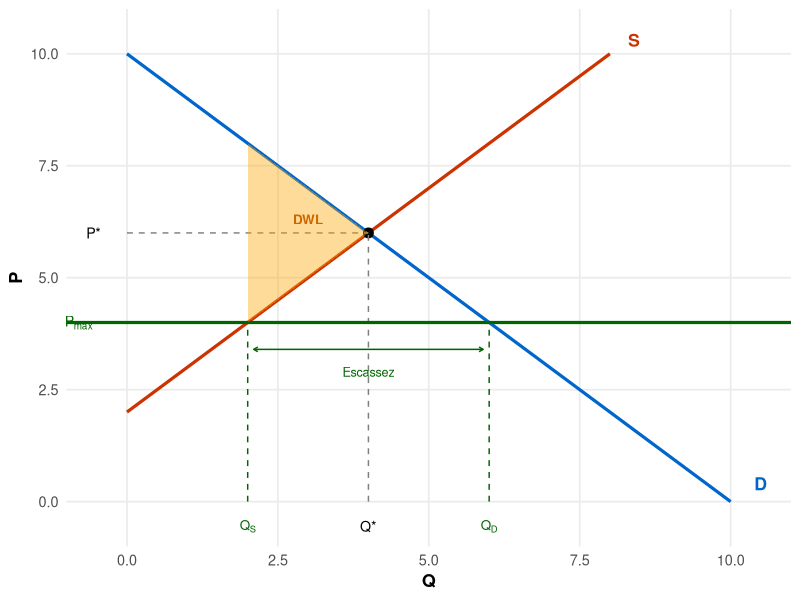
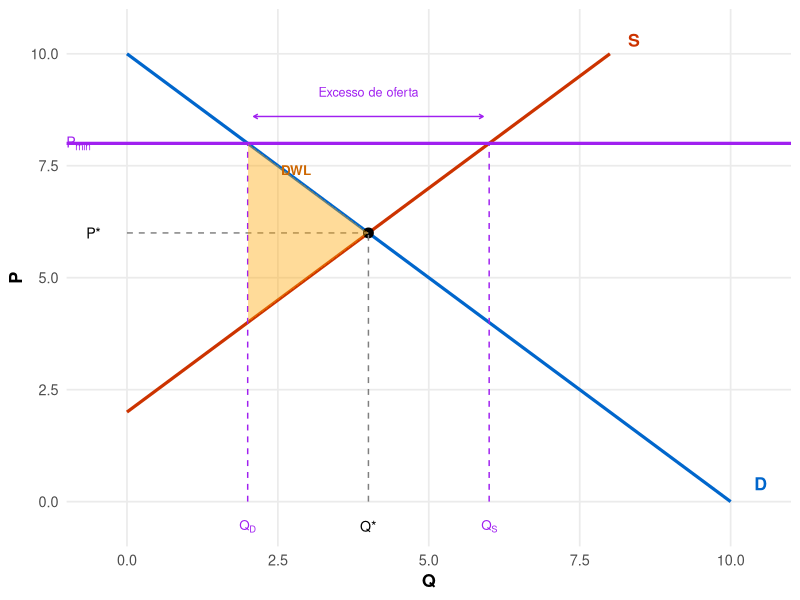
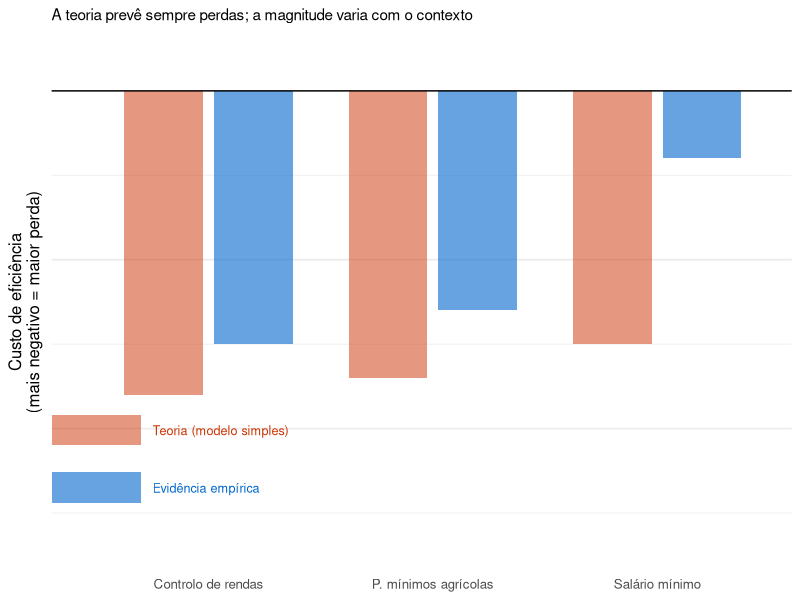

R code for these plots, in order:
## ---- chunk 1
library(ggplot2)
library(patchwork)
## ---- chunk 2
eq_q <- 4; eq_p <- 6
pmax <- 4
qs_ceil <- 2; qd_ceil <- 6

df_d <- data.frame(q = c(0, 10), p = c(10, 0))
df_s <- data.frame(q = c(0, 8),  p = c(2, 10))

ggplot() +
  geom_line(data = df_d, aes(x = q, y = p), colour = "#0066CC", linewidth = 1.1) +
  geom_line(data = df_s, aes(x = q, y = p), colour = "#CC3300", linewidth = 1.1) +
  geom_point(aes(x = eq_q, y = eq_p), size = 3) +
  geom_segment(aes(x = 0, xend = eq_q, y = eq_p, yend = eq_p),
               linetype = "dashed", colour = "grey50") +
  geom_segment(aes(x = eq_q, xend = eq_q, y = 0, yend = eq_p),
               linetype = "dashed", colour = "grey50") +
  geom_hline(yintercept = pmax, colour = "darkgreen", linewidth = 1.1) +
  geom_segment(aes(x = qs_ceil, xend = qs_ceil, y = 0, yend = pmax),
               linetype = "dashed", colour = "darkgreen") +
  geom_segment(aes(x = qd_ceil, xend = qd_ceil, y = 0, yend = pmax),
               linetype = "dashed", colour = "darkgreen") +
  geom_polygon(
    data = data.frame(q = c(qs_ceil, eq_q, qs_ceil),
                      p = c(10 - qs_ceil, eq_p, pmax)),
    aes(x = q, y = p), fill = "orange", alpha = 0.4) +
  annotate("text", x = 10.5, y = 0.4, label = "D",
           size = 4.5, colour = "#0066CC", fontface = "bold") +
  annotate("text", x = 8.4,  y = 10.3, label = "S",
           size = 4.5, colour = "#CC3300", fontface = "bold") +
  annotate("text", x = -0.55, y = eq_p,  label = "P*",   size = 3.6) +
  annotate("text", x = eq_q,  y = -0.55, label = "Q*",   size = 3.6) +
  annotate("text", x = -0.8, y = pmax,
           label = expression(P[max]), size = 3.6, colour = "darkgreen") +
  annotate("text", x = qs_ceil, y = -0.55,
           label = expression(Q[S]), size = 3.4, colour = "darkgreen") +
  annotate("text", x = qd_ceil, y = -0.55,
           label = expression(Q[D]), size = 3.4, colour = "darkgreen") +
  annotate("text", x = 3.0, y = 6.3, label = "DWL",
           size = 3.4, colour = "darkorange3", fontface = "bold") +
  annotate("segment",
           x = qs_ceil + 0.1, xend = qd_ceil - 0.1,
           y = pmax - 0.6, yend = pmax - 0.6,
           arrow = arrow(ends = "both", length = unit(0.12, "cm")),
           colour = "darkgreen") +
  annotate("text", x = (qs_ceil + qd_ceil) / 2, y = pmax - 1.1,
           label = "Escassez", size = 3.2, colour = "darkgreen") +
  scale_x_continuous(limits = c(-1, 11), expand = c(0, 0)) +
  scale_y_continuous(limits = c(-1, 11), expand = c(0, 0)) +
  labs(x = "Q", y = "P") +
  theme_minimal(base_size = 13) +
  theme(panel.grid.minor = element_blank(),
        axis.title = element_text(face = "bold"))
## ---- chunk 3
eq_q <- 4; eq_p <- 6
pmin <- 8
qd_fl <- 2; qs_fl <- 6

df_d <- data.frame(q = c(0, 10), p = c(10, 0))
df_s <- data.frame(q = c(0, 8),  p = c(2, 10))

ggplot() +
  geom_line(data = df_d, aes(x = q, y = p), colour = "#0066CC", linewidth = 1.1) +
  geom_line(data = df_s, aes(x = q, y = p), colour = "#CC3300", linewidth = 1.1) +
  geom_point(aes(x = eq_q, y = eq_p), size = 3) +
  geom_segment(aes(x = 0, xend = eq_q, y = eq_p, yend = eq_p),
               linetype = "dashed", colour = "grey50") +
  geom_segment(aes(x = eq_q, xend = eq_q, y = 0, yend = eq_p),
               linetype = "dashed", colour = "grey50") +
  geom_hline(yintercept = pmin, colour = "purple", linewidth = 1.1) +
  geom_segment(aes(x = qd_fl, xend = qd_fl, y = 0, yend = pmin),
               linetype = "dashed", colour = "purple") +
  geom_segment(aes(x = qs_fl, xend = qs_fl, y = 0, yend = pmin),
               linetype = "dashed", colour = "purple") +
  geom_polygon(
    data = data.frame(q = c(qd_fl, eq_q, qd_fl),
                      p = c(pmin, eq_p, 2 + qd_fl)),
    aes(x = q, y = p), fill = "orange", alpha = 0.4) +
  annotate("text", x = 10.5, y = 0.4, label = "D",
           size = 4.5, colour = "#0066CC", fontface = "bold") +
  annotate("text", x = 8.4,  y = 10.3, label = "S",
           size = 4.5, colour = "#CC3300", fontface = "bold") +
  annotate("text", x = -0.55, y = eq_p, label = "P*",   size = 3.6) +
  annotate("text", x = eq_q,  y = -0.55, label = "Q*",  size = 3.6) +
  annotate("text", x = -0.8, y = pmin,
           label = expression(P[min]), size = 3.6, colour = "purple") +
  annotate("text", x = qd_fl, y = -0.55,
           label = expression(Q[D]), size = 3.4, colour = "purple") +
  annotate("text", x = qs_fl, y = -0.55,
           label = expression(Q[S]), size = 3.4, colour = "purple") +
  annotate("text", x = 2.8, y = 7.4, label = "DWL",
           size = 3.4, colour = "darkorange3", fontface = "bold") +
  annotate("segment",
           x = qd_fl + 0.1, xend = qs_fl - 0.1,
           y = pmin + 0.6, yend = pmin + 0.6,
           arrow = arrow(ends = "both", length = unit(0.12, "cm")),
           colour = "purple") +
  annotate("text", x = (qd_fl + qs_fl) / 2, y = pmin + 1.15,
           label = "Excesso de oferta", size = 3.2, colour = "purple") +
  scale_x_continuous(limits = c(-1, 11), expand = c(0, 0)) +
  scale_y_continuous(limits = c(-1, 11), expand = c(0, 0)) +
  labs(x = "Q", y = "P") +
  theme_minimal(base_size = 13) +
  theme(panel.grid.minor = element_blank(),
        axis.title = element_text(face = "bold"))
## ---- chunk 4
df <- data.frame(
  politica = factor(
    c("Controlo de rendas", "P. mínimos agrícolas", "Salário mínimo"),
    levels = c("Controlo de rendas", "P. mínimos agrícolas", "Salário mínimo")
  ),
  teoria_neg  = c(-0.9, -0.85, -0.75),
  evidencia   = c(-0.75, -0.65, -0.20),
  label_teoria = c("Escassez + mercado negro", "Excesso oferta + custo Estado", "Desemprego"),
  label_evid   = c("Escassez + subida seg. livre", "Excesso + migração mercados", "Efeito ~ 0 (variações mod.)")
)

ggplot(df) +
  geom_col(aes(x = politica, y = teoria_neg),
           fill = "#CC3300", alpha = 0.5, width = 0.35,
           position = position_nudge(x = -0.2)) +
  geom_col(aes(x = politica, y = evidencia),
           fill = "#0066CC", alpha = 0.6, width = 0.35,
           position = position_nudge(x = 0.2)) +
  geom_hline(yintercept = 0, colour = "black", linewidth = 0.5) +
  annotate("rect", xmin = 0.3, xmax = 0.7, ymin = -1.05, ymax = -0.96,
           fill = "#CC3300", alpha = 0.5) +
  annotate("text", x = 0.75, y = -1.005, label = "Teoria (modelo simples)",
           hjust = 0, size = 3.2, colour = "#CC3300") +
  annotate("rect", xmin = 0.3, xmax = 0.7, ymin = -1.22, ymax = -1.13,
           fill = "#0066CC", alpha = 0.6) +
  annotate("text", x = 0.75, y = -1.175, label = "Evidência empírica",
           hjust = 0, size = 3.2, colour = "#0066CC") +
  scale_y_continuous(
    labels = NULL,
    limits = c(-1.35, 0.1),
    name = "Custo de eficiência\n(mais negativo = maior perda)"
  ) +
  scale_x_discrete(name = NULL) +
  labs(title = "A teoria prevê sempre perdas; a magnitude varia com o contexto") +
  theme_minimal(base_size = 12) +
  theme(
    panel.grid.major.x = element_blank(),
    plot.title = element_text(size = 11)
  )
